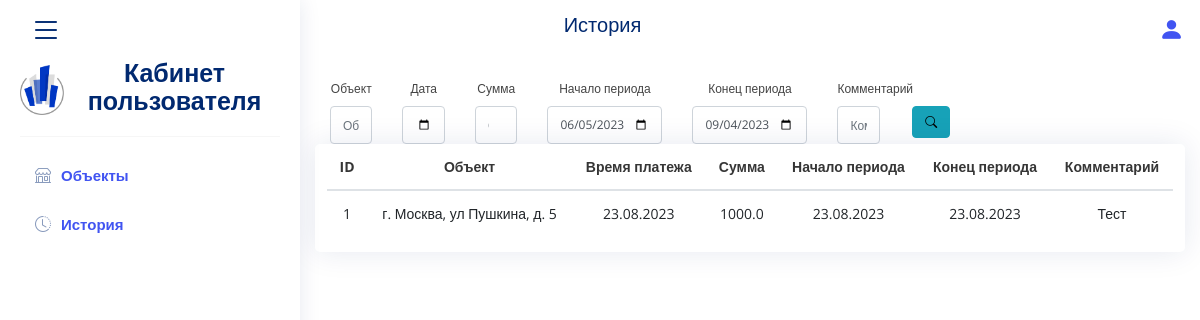
Page /sales (signed in) on the committed database.
### app/models.py (models this page shows)
class User(UserMixin, db.Model):
    id = db.Column(db.Integer, primary_key=True)  # primary keys are required by SQLAlchemy
    org_name = db.Column(db.String(1000))
    login = db.Column(db.String(100))
    password = db.Column(db.String(1000))
    name = db.Column(db.String(100))
    phone = db.Column(db.String(100))
    email = db.Column(db.String(100))
    show = db.Column(db.Integer, default=1)
    status = db.Column(db.String(100), default="active")
    role = db.Column(db.Integer)
    registered = db.Column(db.DateTime)

class Shops(UserMixin, db.Model):
    id = db.Column(db.Integer, primary_key=True)  # primary keys are required by SQLAlchemy
    user_id = db.Column(db.Integer)
    address = db.Column(db.String(1000))
    name = db.Column(db.String(1000))
    phone = db.Column(db.String(100))
    email = db.Column(db.String(100))
    ident = db.Column(db.String(1000))
    show = db.Column(db.Integer, default=1)
    registered = db.Column(db.DateTime)
    end = db.Column(db.DateTime)

class Payments(UserMixin, db.Model):
    id = db.Column(db.Integer, primary_key=True)
    shop_id = db.Column(db.Integer)
    manager_id = db.Column(db.Integer)
    registered = db.Column(db.DateTime)
    amount = db.Column(db.REAL, default=0)
    start = db.Column(db.DateTime)
    end = db.Column(db.DateTime)
    show = db.Column(db.Integer, default=1)
    comment = db.Column(db.String(10000))

### app/main.py (the view)
@main.route('/sales', methods=['POST', 'GET'])
@login_required
def sales():
    result = []
    data = []
    if current_user.role == 1:
        for i in Shops.query.filter_by(user_id=current_user.id).all():
            data += Payments.query.filter_by(shop_id=i.id, show=1).all()
    else:
        data = Payments.query.filter_by(show=1).all()
    if request.method == 'POST':
        filtered = True
        object_search = request.form.get('object') if request.form.get('object') else ''
        amount_search = request.form.get('amount') if request.form.get('amount') else ''
        client_search = request.form.get('client') if request.form.get('client') else ''
        manager_search = request.form.get('manager') if request.form.get('manager') else ''
        comment_search = request.form.get('comment') if request.form.get('comment') else ''
        date = request.form.get('payed') if request.form.get('payed') else ''
        start_raw = request.form.get('start') if request.form.get('start') else (
                datetime.now() - timedelta(days=91)).strftime('%Y-%m-%d')
        finish_raw = request.form.get('finish') if request.form.get('finish') else (
            datetime.now()).strftime('%Y-%m-%d')
    else:
        filtered = False
        object_search = ''
        client_search = ''
        manager_search = ''
        comment_search = ''
        amount_search = ''
        start_raw = (datetime.now() - timedelta(days=91)).strftime('%Y-%m-%d')
        finish_raw = (datetime.now()).strftime('%Y-%m-%d')
        date = ''
    start = datetime.strptime(start_raw, '%Y-%m-%d')
    finish = datetime.strptime(finish_raw, '%Y-%m-%d')
    for i in data:
        object = Shops.query.filter_by(id=i.shop_id).first().address
        manager = User.query.filter_by(id=i.manager_id).first().name
        client = User.query.filter_by(id=Shops.query.filter_by(id=i.shop_id).first().user_id).first().org_name
        if object_search.lower() in str(
                object).lower() and start < i.start and finish > i.end and comment_search.lower() in str(
            i.comment).lower() and client_search.lower() in str(client).lower() and manager_search.lower() in str(
            manager).lower() and (i.registered.date() == date if date else True) and amount_search.lower() in str(
            i.amount).lower():
            result.append(
                {
                    'object': object,
                    'client': client,
                    'manager': manager,
                    'id': i.id,
                    'registered': i.registered.strftime("%d.%m.%Y"),
                    'amount': i.amount,
                    'start': i.start.strftime("%d.%m.%Y"),
                    'end': i.end.strftime("%d.%m.%Y"),
                    'comment': i.comment
                }
            )
    return render_template('sales.html', start=start.strftime('%Y-%m-%d'), finish=finish.strftime('%Y-%m-%d'),
                           data=result, object=object_search, filtered=filtered, client=client_search,
                           manager=manager_search, comment=comment_search, page_title='История',
                           date=date.strftime('%Y-%m-%d') if date else '', amount=amount_search)

### app/__init__.py (called while the page is built)
def create_app():
    app = Flask(__name__)
    app.config['SECRET_KEY'] = '9OLWxND4o83j4K4iuopO'
    app.config['SQLALCHEMY_DATABASE_URI'] = 'sqlite:///DB.db'
    db.init_app(app)
    login_manager = LoginManager()
    login_manager.login_view = 'auth.login'
    login_manager.init_app(app)
    from .models import User
    @login_manager.user_loader
    def load_user(user_id):
        return User.query.get(int(user_id))
    from .auth import auth as auth_blueprint
    app.register_blueprint(auth_blueprint)
    from .main import main as main_blueprint
    app.register_blueprint(main_blueprint)
    def page_not_found(e):
        return render_template('404.html'), 404
    app.register_error_handler(404, page_not_found)
    return app

### app/templates/sales.html (shortened to what this page needs)
{% extends "base.html" %}
{% block content %}
<div class="row">
    <div class="col-xl-12">
        <form method="POST" action="{{ url_for('main.sales') }}" class="row">
            <div class="col-lg-1">
                <label for="object">Объект</label>
                <input class="form-control col" id="object" type="text" name="object" value="{{ object }}" placeholder="Объект">
            </div>
            <div class="col-lg-1">
                <label for="payed">Дата</label>
                <input class="form-control col" type="date" id="payed" name="payed" format="dd/mm/yyyy" value="{{ date }}">
            </div>
            <div class="col-lg-1">
                <label for="amount">Сумма</label>
                <input class="form-control col" type="number" name="amount" id="amount" value="{{ amount }}" placeholder="Сумма">
            </div>
            <div class="col-lg-2">
                <label for="start">Начало периода</label>
                <input class="form-control col" type="date" id="start" name="start" format="dd/mm/yyyy" value="{{ start }}">
            </div>
            <div class="col-lg-2">
                <label for="end">Конец периода</label>
                <input class="form-control col" type="date" id="end" name="finish" format="dd/mm/yyyy" value="{{ finish }}">
            </div>
            <div class="col-lg-1">
                <label for="comment">Комментарий</label>
                <input class="form-control col" type="text" name="comment" id="comment" value="{{ comment }}" placeholder="Комментарий">
            </div>
            {% if not filtered %}
            <div class="col-lg-1" style="
    margin-top: 26px;
">
                <button id="123" class="btn btn-info">
                    <i class="bi bi-search"></i>
                </button>
            </div>
            {% endif %}
        </form>
    </div>
    <div class="card" style="overflow-x:auto;">
        <table class="table"
              id="table">
            <thead>
            <tr>
                <th scope="col">ID<br> </th>
                <th data-filter-control="input">Объект</th>
                <th scope="col">Время платежа</th>
                <th scope="col">Сумма</th>
                <th scope="col">Начало периода</th>
                <th scope="col">Конец периода</th>
                <th scope="col">Комментарий</th>
            </tr>
            </thead>
            <tbody>
            {% for i in data %}
            <tr>
                <td>{{ i.id }}</td>
                <td>{{ i.object }}</td>
                <td>{{ i.registered }}</td>
                <td>{{ i.amount }}</td>
                <td>{{ i.start }}</td>
                <td>{{ i.end }}</td>
                <td>{{ i.comment }}</td>
            </tr>
            {% endfor %}
            </tbody>
        </table>
    </div>
</div>
{% endblock %}

### app/templates/base.html (shortened to what this page needs)
<!DOCTYPE html>
<html>
<head>
    <link rel="stylesheet" href="https://cdnjs.cloudflare.com/ajax/libs/bulma/0.7.2/css/bulma.min.css"/>
    <link href="{{ url_for("static", filename="vendor/bootstrap/css/bootstrap.min.css") }}" rel="stylesheet">
    <link href="{{ url_for("static", filename="vendor/bootstrap-icons/bootstrap-icons.css") }}" rel="stylesheet">
    <link href="{{ url_for("static", filename="vendor/boxicons/css/boxicons.min.css") }}" rel="stylesheet">
    <link href="{{ url_for("static", filename="vendor/quill/quill.snow.css") }}" rel="stylesheet">
    <link href="{{ url_for("static", filename="vendor/quill/quill.bubble.css") }}" rel="stylesheet">
    <link href="{{ url_for("static", filename="vendor/remixicon/remixicon.css") }}" rel="stylesheet">
    <link href="{{ url_for("static", filename="vendor/simple-datatables/style.css") }}" rel="stylesheet">
    <link href="https://unpkg.com/bootstrap-table@1.22.1/dist/bootstrap-table.min.css" rel="stylesheet">
    <link rel="stylesheet" href="https://stackpath.bootstrapcdn.com/bootstrap/4.1.2/css/bootstrap.min.css">
    <link rel="stylesheet" type="text/css" href="https://use.fontawesome.com/releases/v5.6.3/css/all.css">
    <link href="https://cdn.jsdelivr.net/npm/suggestions-jquery@21.12.0/dist/css/suggestions.min.css" rel="stylesheet" />
    <link rel="stylesheet" href="https://cdn.datatables.net/1.10.21/css/jquery.dataTables.min.css">
    <link href="{{ url_for("static", filename="css/style.css") }}" rel="stylesheet">
</head>
<body>
<section>
    <header id="header" class="header fixed-top d-flex align-items-center">
        <div class="d-flex align-items-center justify-content-between">
            <i class="bi bi-list toggle-sidebar-btn"></i>
        </div>
        <nav class="header-nav ms-auto">
        <h5>{{page_title}}</h5>
        </nav>
        <nav class="header-nav ms-auto">
            <ul class="d-flex align-items-center">
                <li class="nav-item dropdown pe-3">
                    <a class="nav-link nav-profile d-flex align-items-center pe-0" href="#" data-bs-toggle="dropdown">
                        <i class="bi bi-person-fill rounded-circle" style="font-size: 25px;"></i>
                    </a>
                </li>
            </ul>
        </nav>
    </header>
    {% if current_user.is_authenticated %}
        <aside id="sidebar" class="sidebar">
            <ul class="sidebar-nav" id="sidebar-nav">
                <a href="{{ url_for('main.profile') }}" style="max-height: 50px">
                    <div style="display: flex;align-items: center"><img
                            src="{{ url_for('static', filename="main-icon.png") }}"
                            style="height:50px;margin: 0 5px 0 0;">
                        <div style="text-align: center;">
                            <h1 class="title" style="font-size: 25px">{{ 'Кабинет пользователя' if current_user.role == 1 else 'Кабинет менеджера' if current_user.role == 2 else 'Кабинет администратора'}}</h1>
                        </div>
                    </div>
                </a>
                <li>
                    <hr class="divider">
                </li>
                {% if current_user.role == 1 %}
                <li class="nav-item">
                    <a class="nav-link collapsed" href="{{ url_for("main.objects") }}">
                        <i class="bi bi-shop"></i>
                        <span>Объекты</span>
                    </a>
                </li>
                {% endif %}
                <li class="nav-item">
                    <a class="nav-link collapsed" href="{{ url_for("main.sales") }}">
                        <i class="bi bi-clock-history"></i>
                        <span>История</span>
                    </a>
                </li>
            </ul>
        </aside>
    {% endif %}
    <main id="main" class="main">
        {% block content %}
        {% endblock %}
    </main>
</section>
</body>
</html>

### app/static/css/style.css (style rules this page uses)
:root { scroll-behavior: smooth; }
body { font-family: "Open Sans", sans-serif; background: #f6f9ff; color: #444444; }
a { color: #4154f1; text-decoration: none; }
h1, h2, h3, h4, h5, h6 { font-family: "Nunito", sans-serif; }
#main { margin-top: 60px; padding: 20px 30px; transition: all 0.3s; }
.card { margin-bottom: 30px; border: none; border-radius: 5px; box-shadow: 0px 0 30px rgba(1, 41, 112, 0.1); }
.header { transition: all 0.5s; z-index: 997; height: 60px; box-shadow: 0px 2px 20px rgba(1, 41, 112, 0.1); background-color: #fff; padding-left: 20px; }
.header .toggle-sidebar-btn { font-size: 32px; padding-left: 10px; cursor: pointer; color: #012970; }
.header-nav ul { list-style: none; }
.header-nav>ul { margin: 0; padding: 0; }
.header-nav .nav-profile { color: #012970; }
.sidebar { position: fixed; top: 60px; left: 0; bottom: 0; width: 300px; z-index: 996; transition: all 0.3s; padding: 20px; overflow-y: auto; scrollbar-width: thin; scrollbar-color: #aab7cf transparent; box-shadow: 0px 0px 20px rgba(1, 41, 112, 0.1); background-color: #fff; }
@media (min-width: 1200px) { #main, #footer { margin-left: 300px; } }
.sidebar-nav { padding: 0; margin: 0; list-style: none; }
.sidebar-nav li { padding: 0; margin: 0; list-style: none; }
.sidebar-nav .nav-item { margin-bottom: 5px; }
.sidebar-nav .nav-link { display: flex; align-items: center; font-size: 15px; font-weight: 600; color: #4154f1; transition: 0.3; background: #f6f9ff; padding: 10px 15px; border-radius: 4px; }
.sidebar-nav .nav-link i { font-size: 16px; margin-right: 10px; color: #4154f1; }
.sidebar-nav .nav-link.collapsed { color: #012970; background: #fff; }
.sidebar-nav .nav-link.collapsed i { color: #899bbd; }

### app/templates/base.html (style rules this page uses)
form.row { max-width: fit-content; }
body { font-size: 12px !important; background-color: #fff; }
a { color: #ffffff }
.btn { color: #000 !important; }
a { color: #4154f1 !important; text-decoration: none; }
h1, h2, h3, h4, h5, h6 { color: #012970 !important; font-family: "Nunito", sans-serif; }
.row { text-align: center !important; }
.header { transition: all 0.5s; z-index: 997; height: 60px; box-shadow: 0px 2px 20px transparent !important; background-color: transparent !important; padding-left: 20px; }
.sidebar { top: 0 !important; padding: 60px 20px !important; }
table { margin-top: 0 !important; font-size: 12px; }

### app/templates/sales.html (style rules this page uses)
.form-control { font-size: 12px; }
.btn { font-size: 12px; }
table { margin-top: 40px; }
table { border-collapse: collapse; }
table thead th { white-space: nowrap; font-size: 14px; }
table tbody tr { white-space: nowrap; font-size: 14px; }

### rows in the picture
User: role "Кабинет пользователя"
Shops: object "г. Москва, ул Пушкина, д. 5"
Payments: amount "1000.0", comment "Тест"

### other values in the picture
{{ page_title }} "История"
{{ i.id }} "1"
{{ i.registered }} "23.08.2023"
{{ i.start }} "23.08.2023"
{{ i.end }} "23.08.2023"
